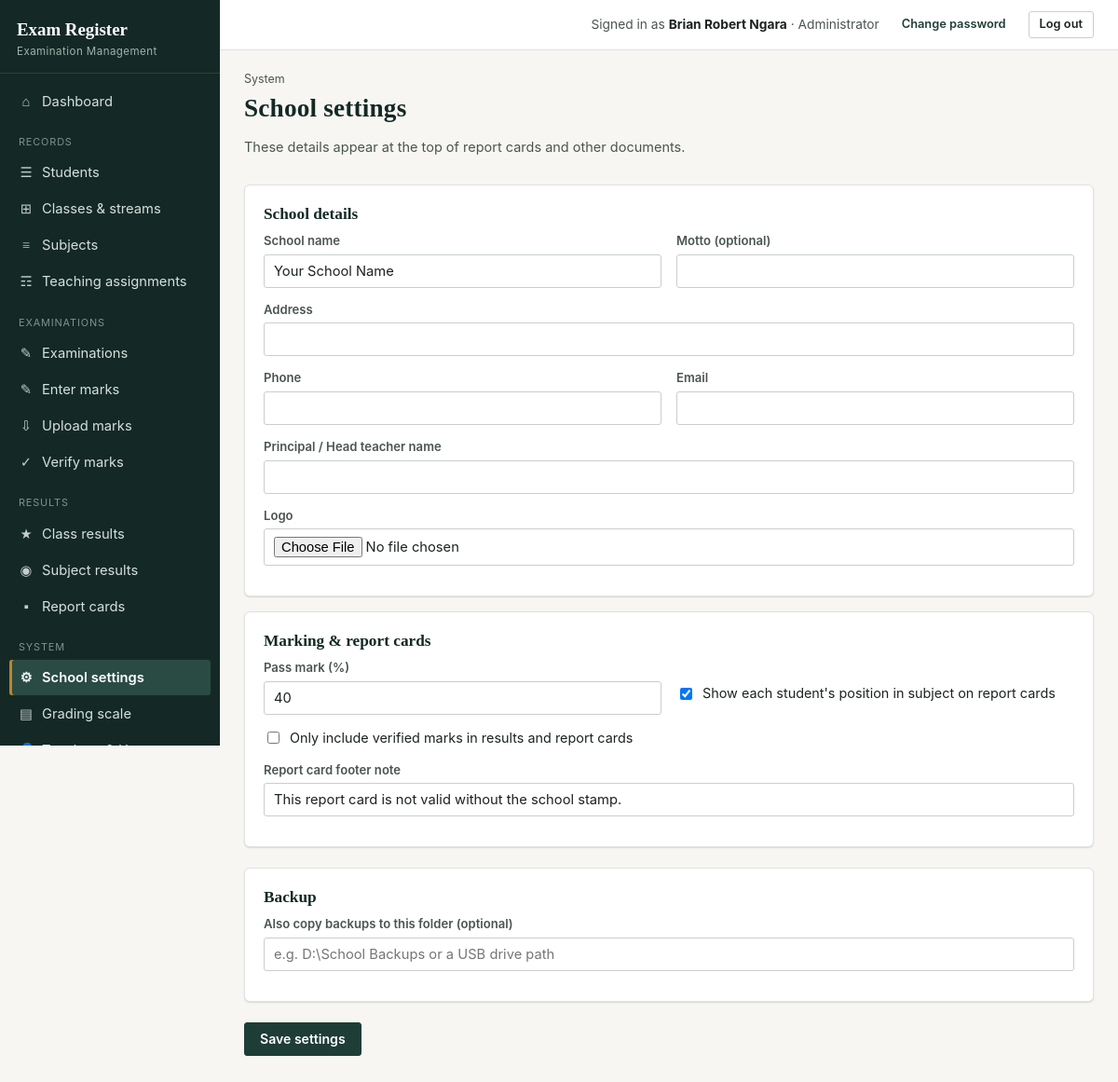
The app's page /settings (signed in) with its own data.
### tables this page shows
CREATE TABLE settings(key TEXT PRIMARY KEY, value TEXT NOT NULL DEFAULT '');

CREATE TABLE users(
    id INTEGER PRIMARY KEY AUTOINCREMENT,
    username TEXT NOT NULL UNIQUE COLLATE NOCASE,
    full_name TEXT NOT NULL,
    initials TEXT NOT NULL DEFAULT '',
    password_hash TEXT NOT NULL,
    role TEXT NOT NULL DEFAULT 'teacher',
    phone TEXT NOT NULL DEFAULT '',
    active INTEGER NOT NULL DEFAULT 1,
    must_change_password INTEGER NOT NULL DEFAULT 0,
    created_at TEXT NOT NULL DEFAULT CURRENT_TIMESTAMP
, tsc_no TEXT NOT NULL DEFAULT '');

### routes/system.py (the view, shortened to what this page needs)
@bp.route("/settings", methods=["GET", "POST"])
@admin_required
def school_settings():
    return render_template("settings.html", s=settings(), has_logo=os.path.exists(LOGO_PATH))

### core.py (called while the page is built, shortened)
def connect():
    con = sqlite3.connect(DB_PATH, timeout=20)
    con.row_factory = sqlite3.Row
    con.execute("PRAGMA foreign_keys = ON")
    return con

def db():
    if "db" not in g:
        g.db = connect()
    return g.db

def q(sql, args=()):
    return db().execute(sql, args).fetchall()

def q1(sql, args=()):
    return db().execute(sql, args).fetchone()

def settings():
    if "settings" not in g:
        d = dict(DEFAULT_SETTINGS)
        for r in q("SELECT key,value FROM settings"):
            d[r["key"]] = r["value"]
        g.settings = d
    return g.settings

def csrf_token():
    if "csrf" not in session:
        session["csrf"] = secrets.token_hex(16)
    return session["csrf"]

def load_user():
    g.user = None
    uid = session.get("uid")
    if uid:
        u = q1("SELECT * FROM users WHERE id=? AND active=1", (uid,))
        if u:
            g.user = u
        else:
            session.pop("uid", None)

def has_perm(perm):
    u = g.get("user")
    if not u:
        return False
    if u["role"] == "admin":
        return True
    if "perms" not in g:
        g.perms = {r["perm"] for r in q(
            "SELECT perm FROM role_permissions WHERE role=?", (u["role"],))}
    return perm in g.perms

def is_admin():
    u = g.get("user")
    return bool(u and u["role"] == "admin")

def admin_required(f):
    @functools.wraps(f)
    def wrapper(*a, **k):
        if not g.user:
            return redirect(url_for("auth.login", next=request.full_path.rstrip("?")))
        if not is_admin():
            abort(403)
        return f(*a, **k)
    return wrapper

def auto_backup_if_due():
    today = datetime.date.today().isoformat()
    if _last_auto_check["day"] == today:
        return

### templates/settings.html (shortened to what this page needs)
{% extends "base.html" %}
{% block content %}
<div class="page-head"><div><div class="eyebrow">System</div><h1>School settings</h1>
<p class="lede">These details appear at the top of report cards and other documents.</p></div></div>
<form method="post" enctype="multipart/form-data">
<div class="card">
  <h3>School details</h3>
  <div class="grid cols-2">
    <div class="field"><label>School name</label><input type="text" name="school_name" value="{{ s.school_name }}"></div>
    <div class="field"><label>Motto (optional)</label><input type="text" name="school_motto" value="{{ s.school_motto }}"></div>
  </div>
  <div class="field"><label>Address</label><input type="text" name="school_address" value="{{ s.school_address }}"></div>
  <div class="grid cols-2">
    <div class="field"><label>Phone</label><input type="text" name="school_phone" value="{{ s.school_phone }}"></div>
    <div class="field"><label>Email</label><input type="text" name="school_email" value="{{ s.school_email }}"></div>
  </div>
  <div class="field"><label>Principal / Head teacher name</label><input type="text" name="principal_name" value="{{ s.principal_name }}"></div>
  <div class="field"><label>Logo</label>
    <input type="file" name="logo" accept=".png,.jpg,.jpeg">
  </div>
</div>
<div class="card section">
  <h3>Marking &amp; report cards</h3>
  <div class="grid cols-2">
    <div class="field"><label>Pass mark (%)</label><input type="number" step="0.1" name="pass_mark" value="{{ s.pass_mark }}"></div>
    <div class="field"><label class="checkline" style="margin-top:26px;"><input type="checkbox" name="show_subject_position" {{ 'checked' if s.show_subject_position=='1' }}> Show each student's position in subject on report cards</label></div>
  </div>
  <div class="field"><label class="checkline"><input type="checkbox" name="require_verified" {{ 'checked' if s.require_verified=='1' }}> Only include verified marks in results and report cards</label></div>
  <div class="field"><label>Report card footer note</label><input type="text" name="report_footer" value="{{ s.report_footer }}"></div>
</div>
<div class="card section">
  <h3>Backup</h3>
  <div class="field"><label>Also copy backups to this folder (optional)</label>
  <input type="text" name="backup_copy_dir" value="{{ s.backup_copy_dir }}" placeholder="e.g. D:\School Backups or a USB drive path"></div>
</div>
<div class="form-actions"><button class="btn btn-primary">Save settings</button></div>
</form>
{% endblock %}

### templates/base.html (shortened to what this page needs)
<!doctype html>
<html lang="en">
<head>
<link rel="stylesheet" href="{{ url_for('static', filename='style.css') }}">
</head>
<body>
{% if user %}
<div class="shell">
  <aside class="sidebar" id="sidebar">
    <div class="brand">
      <div class="mark">{{ school.school_name if school and school.school_name != 'Your School Name' else 'Exam Register' }}</div>
      <div class="sub">Examination Management</div>
    </div>
    <nav class="nav">
      <a href="{{ url_for('system.dashboard') }}" class="{{ 'active' if request.endpoint=='system.dashboard' }}"><span class="ic">&#8962;</span> Dashboard</a>
      <div class="group-label">Records</div>
      {% if has_perm('students.view') or has_perm('students.manage') %}
      <a href="{{ url_for('academic.students') }}" class="{{ 'active' if request.endpoint and request.endpoint.startswith('academic.student') }}"><span class="ic">&#9776;</span> Students</a>
      {% endif %}
      {% if has_perm('classes.manage') %}
      <a href="{{ url_for('academic.classes') }}" class="{{ 'active' if request.endpoint=='academic.classes' }}"><span class="ic">&#8862;</span> Classes &amp; streams</a>
      {% endif %}
      {% if has_perm('subjects.manage') %}
      <a href="{{ url_for('academic.subjects') }}" class="{{ 'active' if request.endpoint=='academic.subjects' }}"><span class="ic">&#8801;</span> Subjects</a>
      <a href="{{ url_for('academic.teaching') }}" class="{{ 'active' if request.endpoint=='academic.teaching' }}"><span class="ic">&#9782;</span> Teaching assignments</a>
      {% endif %}
      <div class="group-label">Examinations</div>
      <a href="{{ url_for('exams.exams') }}" class="{{ 'active' if request.endpoint and request.endpoint.startswith('exams.exam') }}"><span class="ic">&#9998;</span> Examinations</a>
      <a href="{{ url_for('exams.marks_home') }}" class="{{ 'active' if request.endpoint in ['exams.marks_home','exams.marks_entry'] }}"><span class="ic">&#9998;</span> Enter marks</a>
      <a href="{{ url_for('exams.marks_import') }}" class="{{ 'active' if request.endpoint and request.endpoint.startswith('exams.marks_import') }}"><span class="ic">&#8681;</span> Upload marks</a>
      {% if has_perm('marks.verify') %}
      <a href="{{ url_for('exams.verify_home') }}" class="{{ 'active' if request.endpoint=='exams.verify_home' }}"><span class="ic">&#10003;</span> Verify marks</a>
      {% endif %}
      <div class="group-label">Results</div>
      <a href="{{ url_for('results.class_results') }}" class="{{ 'active' if request.endpoint=='results.class_results' }}"><span class="ic">&#9733;</span> Class results</a>
      <a href="{{ url_for('results.subject_results') }}" class="{{ 'active' if request.endpoint=='results.subject_results' }}"><span class="ic">&#9673;</span> Subject results</a>
      <a href="{{ url_for('results.reports_home') }}" class="{{ 'active' if request.endpoint and request.endpoint.startswith('results.report') }}"><span class="ic">&#9642;</span> Report cards</a>
      {% if is_admin() or has_perm('backup.create') or has_perm('audit.view') %}
      <div class="group-label">System</div>
      {% if is_admin() %}
      <a href="{{ url_for('system.school_settings') }}" class="{{ 'active' if request.endpoint=='system.school_settings' }}"><span class="ic">&#9881;</span> School settings</a>
      <a href="{{ url_for('system.grading') }}" class="{{ 'active' if request.endpoint=='system.grading' }}"><span class="ic">&#9636;</span> Grading scale</a>
      <a href="{{ url_for('auth.users') }}" class="{{ 'active' if request.endpoint and request.endpoint.startswith('auth.user') }}"><span class="ic">&#128100;</span> Teachers &amp; Users</a>
      {% endif %}
      {% endif %}
    </nav>
  </aside>
  <div class="main">
    <div class="topbar">
      <div class="flex items-center gap-12">
        <span class="who">Signed in as <b>{{ user.full_name }}</b> &middot; {{ ROLES.get(user.role, user.role) }}</span>
        <a href="{{ url_for('auth.password') }}" class="btn btn-sm btn-ghost">Change password</a>
        <form method="post" action="{{ url_for('auth.logout') }}" style="margin:0;">
          <button class="btn btn-sm">Log out</button>
        </form>
      </div>
    </div>
    <div class="content{% block wide %}{% endblock %}">
      {% block content %}{% endblock %}
    </div>
  </div>
</div>
{% else %}
  {% include "_flash.html" %}
  {% block guest_content %}{% endblock %}
{% endif %}
</body>
</html>

### static/style.css (style rules this page uses)
:root { --ink:#1B2321; --ink-soft:#4A5550; --paper:#F7F6F2; --paper-raised:#FFFFFF; --green:#1E3D36; --green-deep:#142925; --green-tint:#E9EFEC; --sage:#C9CFCB; --sage-line:#DEE3DF; --gold:#B8862B; --gold-tint:#FBF3E1; --red:#C23B2E; --red-tint:#FBEAE7; --ok:#2E6B4F; --ok-tint:#E7F1EA; --serif: Georgia, "Times New Roman", "Nimbus Roman No9 L", serif; --sans: -apple-system, "Segoe UI", Roboto, Helvetica, Arial, sans-serif; --mono: "Consolas", "SFMono-Regular", Menlo, monospace; --radius: 3px; --shadow: 0 1px 2px rgba(20,41,37,0.08), 0 1px 1px rgba(20,41,37,0.06); }
* { box-sizing:border-box; }
html { scroll-padding-top:16px; }
body { margin:0; font-family:var(--sans); color:var(--ink); background:var(--paper); font-size:14.5px; line-height:1.5; -webkit-font-smoothing:antialiased; }
h1,h2,h3,h4 { font-family:var(--serif); font-weight:700; color:var(--green-deep); margin:0 0 .35em; }
h1 { font-size:1.7rem; letter-spacing:.2px; }
h3 { font-size:1.08rem; }
p { margin:0 0 .8em; }
a { color:var(--green); text-decoration:none; }
.shell { display:flex; min-height:100vh; }
.sidebar { width:236px; flex:0 0 236px; background:var(--green-deep); color:#E7ECE9; display:flex; flex-direction:column; position:sticky; top:0; height:100vh; overflow-y:auto; }
.brand { padding:20px 18px 14px; border-bottom:1px solid rgba(255,255,255,.1); }
.brand .mark { font-family:var(--serif); font-weight:700; font-size:1.18rem; color:#fff; line-height:1.25; }
.brand .sub { font-size:.72rem; letter-spacing:.04em; color:#9FB3AB; margin-top:3px; }
.nav { padding:10px 10px 18px; flex:1; }
.nav .group-label { font-size:.68rem; text-transform:uppercase; letter-spacing:.08em; color:#7C948B; margin:16px 10px 6px; }
.nav a { display:flex; align-items:center; gap:9px; color:#D6E0DC; padding:8px 10px; border-radius:var(--radius); font-size:.92rem; margin:1px 0; }
.nav a.active { background:#2A4B43; color:#fff; font-weight:600; box-shadow:inset 3px 0 0 var(--gold); }
.nav .ic { width:16px; text-align:center; opacity:.9; font-family:var(--serif); }
.main { flex:1; min-width:0; display:flex; flex-direction:column; }
.topbar { display:flex; align-items:center; justify-content:space-between; gap:16px; padding:12px 26px; background:var(--paper-raised); border-bottom:1px solid var(--sage-line); position:sticky; top:0; z-index:5; }
.topbar .who { font-size:.86rem; color:var(--ink-soft); }
.topbar .who b { color:var(--ink); }
.content { padding:22px 26px 50px; max-width:1180px; width:100%; }
.card { background:var(--paper-raised); border:1px solid var(--sage-line); border-radius:6px; padding:18px 20px; box-shadow:var(--shadow); }
.card + .card { margin-top:16px; }
.section { margin-bottom:22px; }
.grid { display:grid; gap:16px; }
.grid.cols-2 { grid-template-columns:1fr 1fr; }
label { display:block; font-size:.82rem; font-weight:600; color:var(--ink-soft); margin-bottom:4px; }
.field { margin-bottom:14px; }
input[type=text],input[type=password],input[type=number],input[type=date],input[type=search], input[type=email],input[type=tel],input[type=file],select,textarea { width:100%; padding:8px 10px; border:1px solid var(--sage); border-radius:var(--radius); font-family:var(--sans); font-size:.92rem; background:#fff; color:var(--ink); transition: border-color .15s ease, box-shadow .15s ease; }
.checkline { display:flex; align-items:center; gap:8px; font-size:.9rem; color:var(--ink); font-weight:400; }
.checkline input { width:auto; }
.form-actions { display:flex; gap:10px; margin-top:18px; align-items:center; }
.btn { display:inline-flex; align-items:center; gap:6px; padding:8px 16px; border-radius:var(--radius); border:1px solid var(--sage); background:#fff; color:var(--ink); font-size:.88rem; font-weight:600; cursor:pointer; line-height:1.3; font-family:var(--sans); transition: background .12s ease, border-color .12s ease, box-shadow .12s ease; }
.btn-primary { background:var(--green); border-color:var(--green); color:#fff; }
.btn-sm { padding:5px 11px; font-size:.8rem; }
.btn-ghost { background:transparent; border-color:transparent; color:var(--green); }
.page-head { display:flex; align-items:flex-start; justify-content:space-between; gap:16px; margin-bottom:18px; flex-wrap:wrap; }
.page-head .eyebrow { font-size:.78rem; color:var(--ink-soft); margin-bottom:2px; }
.page-head p.lede { color:var(--ink-soft); margin-top:4px; max-width:62ch; }
.flex { display:flex; }
.gap-12 { gap:12px; }
.items-center { align-items:center; }

### records on screen
settings: value "Exam Register", school_name "Your School Name"
users: full_name "Brian Robert Ngara", get "Administrator"
settings: pass_mark "40"
settings: report_footer "This report card is not valid without the school stamp."
